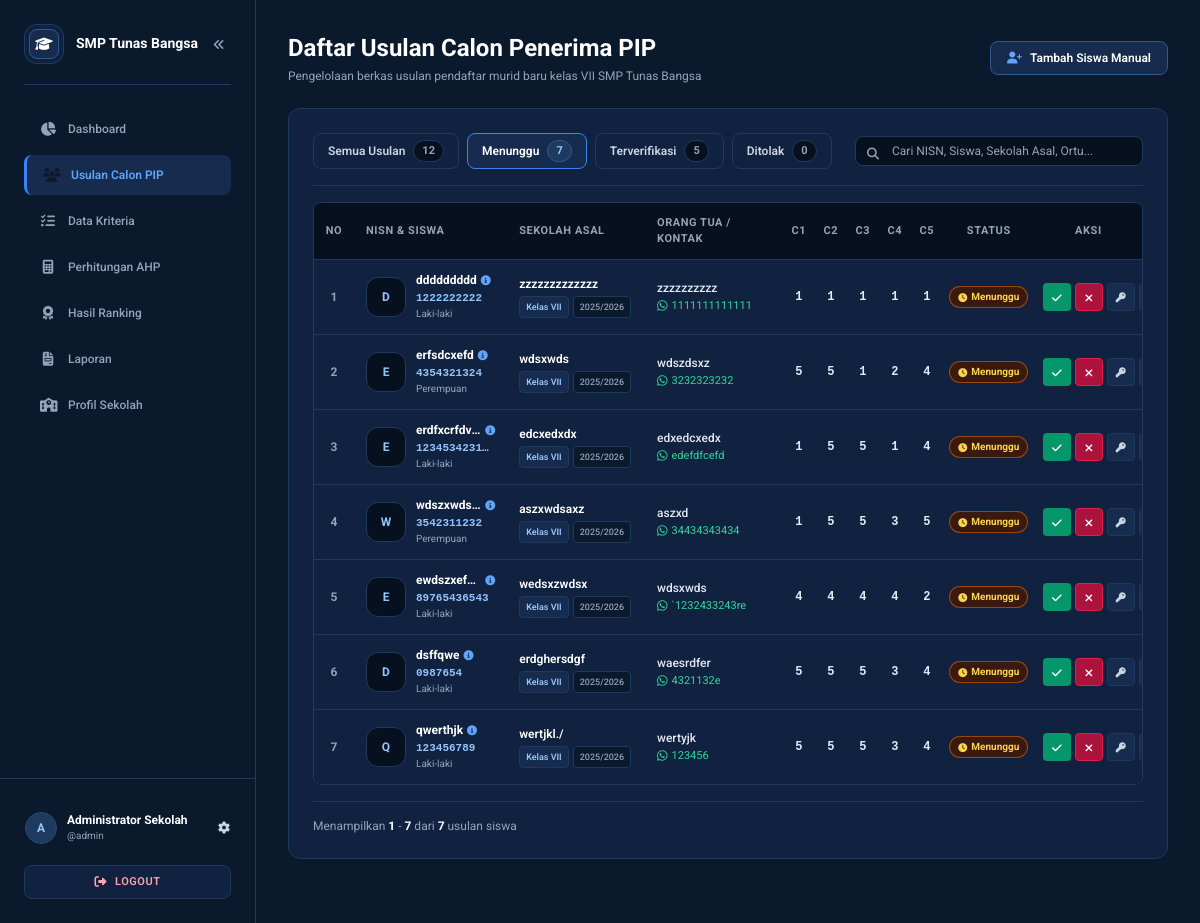
Page /data_calon_penerima.php?status=menunggu (signed in) on the committed database.
### tables this page shows
CREATE TABLE `pengaturan` (
  `id` int NOT NULL,
  `nama_yayasan` varchar(150) DEFAULT 'YAYASAN AL QODIRI LAMPUNG',
  `nama_sekolah` varchar(100) DEFAULT 'SMP Tunas Bangsa',
  `sub_instansi` varchar(150) DEFAULT 'BANDAR MATARAM LAMPUNG TENGAH',
  `alamat_sekolah` text,
  `logo_kiri` varchar(255) DEFAULT 'uploads/logo_lampung_tengah.png',
  `logo` varchar(255) DEFAULT 'uploads/logo_default.png',
  `kepala_sekolah` varchar(100) DEFAULT 'Fitri Wiyatni, S.Pd.I',
  `nip_kepala_sekolah` varchar(50) DEFAULT '-',
  `kuota_pip` int DEFAULT '27',
  `tahun_ajaran` varchar(20) DEFAULT '2025/2026',
  `tgl_buka_pengajuan` date DEFAULT '2026-09-01',
  `tgl_tutup_pengajuan` date DEFAULT '2026-10-31',
  `lambda_max` decimal(8,4) DEFAULT '5.2300',
  `ci` decimal(8,4) DEFAULT '0.0570',
  `cr` decimal(8,4) DEFAULT '0.0510',
  `status_konsistensi` varchar(30) DEFAULT 'Konsisten',
  PRIMARY KEY (`id`)
);

CREATE TABLE `calon_penerima` (
  `id_siswa` int NOT NULL AUTO_INCREMENT,
  `nisn` varchar(20) NOT NULL,
  `nama` varchar(100) NOT NULL,
  `nama_ortu` varchar(100) DEFAULT NULL,
  `no_hp` varchar(20) DEFAULT NULL,
  `foto` varchar(255) DEFAULT NULL,
  `pin` varchar(255) DEFAULT NULL,
  `jenis_kelamin` enum('Laki-laki','Perempuan') DEFAULT 'Laki-laki',
  `kelas` varchar(20) DEFAULT 'Kelas VII',
  `sekolah_asal` varchar(100) DEFAULT NULL,
  `alamat` text,
  `penghasilan` int NOT NULL DEFAULT '1',
  `tanggungan` int NOT NULL DEFAULT '1',
  `kondisi_rumah` int NOT NULL DEFAULT '1',
  `prestasi` int NOT NULL DEFAULT '1',
  `jarak` int NOT NULL DEFAULT '1',
  `total_skor` decimal(8,4) DEFAULT '0.0000',
  `ranking` int DEFAULT '0',
  `tahun` varchar(10) DEFAULT '2025/2026',
  `status_verifikasi` enum('Menunggu Verifikasi','Terverifikasi','Ditolak') DEFAULT 'Menunggu Verifikasi',
  `created_at` timestamp NULL DEFAULT CURRENT_TIMESTAMP,
  PRIMARY KEY (`id_siswa`),
  UNIQUE KEY `nisn` (`nisn`)
);

### data_calon_penerima.php (the view, shortened to what the rows shown need)
<?php
require_once "header.php";
require_once "sidebar.php";
$filter_status = $_GET['status'] ?? 'all';
$where_calon = "";
if ($filter_status === 'menunggu') {
    $where_calon = " WHERE `status_verifikasi` = 'Menunggu Verifikasi'";
} elseif ($filter_status === 'terverifikasi') {
    $where_calon = " WHERE `status_verifikasi` = 'Terverifikasi'";
} elseif ($filter_status === 'ditolak') {
    $where_calon = " WHERE `status_verifikasi` = 'Ditolak'";
}
$limit_calon = 10;
$res_count_calon = mysqli_query($koneksi, "SELECT COUNT(*) as total FROM `calon_penerima` $where_calon");
$total_tampil = (int)(mysqli_fetch_assoc($res_count_calon)['total'] ?? 0);
$total_pages_calon = max(1, (int)ceil($total_tampil / $limit_calon));
$page_calon = max(1, min((int)($_GET['page'] ?? 1), $total_pages_calon));
$offset_calon = ($page_calon - 1) * $limit_calon;
$query_calon = "SELECT * FROM `calon_penerima` $where_calon ORDER BY `id_siswa` DESC LIMIT $limit_calon OFFSET $offset_calon";
$res_calon = mysqli_query($koneksi, $query_calon);
?>
<div class="space-y-6 w-full">
    <div class="flex flex-col md:flex-row md:items-center justify-between gap-4">
        <div>
            <h1 class="text-2xl font-bold text-slate-900">Daftar Usulan Calon Penerima PIP</h1>
        </div>
    </div>
    <div class="bg-white p-6 rounded-xl border border-slate-200 shadow-sm w-full space-y-4">
        <div class="w-full overflow-hidden rounded-lg border border-[#1E3A5F]">
            <table class="w-full table-fixed text-left text-xs" id="table-calon">
                <thead>
                    <tr class="bg-[#07101E] border-b border-[#1E3A5F] text-slate-400 font-semibold uppercase text-[11px] tracking-wider">
                        <th class="py-3 px-2 w-10 text-center">No</th>
                        <th class="py-3 px-3 w-[20%] text-left">NISN & Siswa</th>
                        <th class="py-3 px-3 w-[18%] text-left">Sekolah Asal</th>
                        <th class="py-3 px-3 w-[18%] text-left">Orang Tua / Kontak</th>
                        <th class="py-3 px-1 w-8 text-center" title="C1 - Penghasilan Orang Tua">C1</th>
                        <th class="py-3 px-1 w-8 text-center" title="C2 - Tanggungan Keluarga">C2</th>
                        <th class="py-3 px-1 w-8 text-center" title="C3 - Kondisi Rumah">C3</th>
                        <th class="py-3 px-1 w-8 text-center" title="C4 - Prestasi Akademik">C4</th>
                        <th class="py-3 px-1 w-8 text-center" title="C5 - Jarak ke Sekolah">C5</th>
                        <th class="py-3 px-2 w-[12%] text-center">Status</th>
                        <th class="py-3 px-2 w-[14%] text-center">Aksi</th>
                    </tr>
                </thead>
                <tbody class="divide-y divide-[#1E3A5F] text-slate-200">
                    <?php if ($total_tampil == 0): ?>
                        <tr>
                            <td colspan="11" class="p-8 text-center text-slate-400">
                                <div class="flex flex-col items-center justify-center space-y-2">
                                    <i class="fa-solid fa-inbox text-3xl text-slate-500"></i>
                                    <span>Belum ada data usulan calon siswa sesuai filter saat ini.</span>
                                    <button type="button" onclick="openTambahModal()" class="text-xs text-blue-400 hover:underline font-semibold mt-1">
                                        + Tambah Siswa Manual Sekarang
                                    </button>
                                </div>
                            </td>
                        </tr>
                    <?php else:
                        $no = $offset_calon + 1;
                        while ($siswa = mysqli_fetch_assoc($res_calon)):
                            $status_v = $siswa['status_verifikasi'] ?? 'Menunggu Verifikasi';
                    ?>
                    <tr class="hover:bg-[#162B4D] transition-colors">
                        <td class="py-3 px-2 text-center font-bold text-slate-400 text-xs"><?= $no++ ?></td>
                        <td class="py-3 px-3 min-w-0">
                            <div class="flex items-center gap-2.5">
                                <?php if (!empty($siswa['foto']) && file_exists($siswa['foto'])): ?>
                                    <img src="<?= htmlspecialchars($siswa['foto']) ?>" alt="Foto <?= htmlspecialchars($siswa['nama']) ?>"
                                        onclick='openDetailModal(<?= htmlspecialchars(json_encode($siswa), ENT_QUOTES, 'UTF-8') ?>)'
                                        class="w-10 h-10 rounded-xl object-cover border border-[#1E3A5F] shrink-0 shadow-sm cursor-pointer hover:border-blue-400 hover:scale-105 transition-all">
                                <?php else: ?>
                                    <div onclick='openDetailModal(<?= htmlspecialchars(json_encode($siswa), ENT_QUOTES, 'UTF-8') ?>)'
                                        class="w-10 h-10 rounded-xl bg-[#07101E] border border-[#1E3A5F] text-blue-300 flex items-center justify-center font-bold text-xs shrink-0 cursor-pointer hover:border-blue-400 hover:scale-105 transition-all"
                                        title="Klik untuk melihat detail siswa">
                                        <?= strtoupper(substr($siswa['nama'], 0, 1)) ?>
                                    </div>
                                <?php endif; ?>
                                <div class="min-w-0 flex-1">
                                    <button type="button" onclick='openDetailModal(<?= htmlspecialchars(json_encode($siswa), ENT_QUOTES, 'UTF-8') ?>)'
                                        class="font-bold text-white hover:text-blue-400 text-xs text-left transition-colors flex items-center gap-1 group cursor-pointer max-w-full"
                                        title="Klik untuk melihat detail lengkap: <?= htmlspecialchars($siswa['nama']) ?>">
                                        <span class="truncate block group-hover:underline underline-offset-2"><?= htmlspecialchars($siswa['nama']) ?></span>
                                        <i class="fa-solid fa-circle-info text-[10px] text-blue-400 shrink-0"></i>
                                    </button>
                                    <span class="font-mono font-semibold text-blue-300 text-[11px] block truncate mt-0.5"><?= htmlspecialchars($siswa['nisn']) ?></span>
                                    <span class="text-[10px] text-slate-400 block truncate"><?= htmlspecialchars($siswa['jenis_kelamin']) ?></span>
                                </div>
                            </div>
                        </td>
                        <td class="py-3 px-3 min-w-0">
                            <div class="min-w-0">
                                <span class="font-semibold text-white text-xs block truncate" title="<?= htmlspecialchars($siswa['sekolah_asal'] ?: '-') ?>">
                                    <?= htmlspecialchars($siswa['sekolah_asal'] ?: '-') ?>
                                </span>
                                <div class="flex items-center gap-1 mt-1 flex-wrap">
                                    <span class="text-[9px] text-blue-300 font-semibold bg-[#162B4D] border border-[#1E3A5F] px-1.5 py-0.5 rounded shrink-0">Kelas VII</span>
                                    <span class="text-[9px] text-slate-400 font-medium bg-[#0B192C] border border-[#1E3A5F] px-1.5 py-0.5 rounded shrink-0"><?= htmlspecialchars($siswa['tahun'] ?? '2025/2026') ?></span>
                                </div>
                            </div>
                        </td>
                        <td class="py-3 px-3 min-w-0">
                            <div class="min-w-0">
                                <span class="font-medium text-slate-200 text-xs block truncate" title="<?= htmlspecialchars($siswa['nama_ortu'] ?: '-') ?>">
                                    <?= htmlspecialchars($siswa['nama_ortu'] ?: '-') ?>
                                </span>
                                <?php if (!empty($siswa['no_hp'])): ?>
                                    <a href="https://wa.me/<?= preg_replace('/[^0-9]/', '', $siswa['no_hp']) ?>" target="_blank"
                                        class="text-[11px] text-emerald-400 hover:text-emerald-300 hover:underline inline-flex items-center gap-1 mt-0.5 max-w-full"
                                        title="Hubungi via WhatsApp: <?= htmlspecialchars($siswa['no_hp']) ?>">
                                        <i class="fa-brands fa-whatsapp text-xs shrink-0"></i>
                                        <span class="truncate"><?= htmlspecialchars($siswa['no_hp']) ?></span>
                                    </a>
                                <?php else: ?>
                                    <span class="text-[10px] text-slate-500 block">-</span>
                                <?php endif; ?>
                            </div>
                        </td>
                        <td class="py-3 px-1 text-center text-slate-200 font-bold font-mono text-xs"><?= $siswa['penghasilan'] ?></td>
                        <td class="py-3 px-1 text-center text-slate-200 font-bold font-mono text-xs"><?= $siswa['tanggungan'] ?></td>
                        <td class="py-3 px-1 text-center text-slate-200 font-bold font-mono text-xs"><?= $siswa['kondisi_rumah'] ?></td>
                        <td class="py-3 px-1 text-center text-slate-200 font-bold font-mono text-xs"><?= $siswa['prestasi'] ?></td>
                        <td class="py-3 px-1 text-center text-slate-200 font-bold font-mono text-xs"><?= $siswa['jarak'] ?></td>
                        <td class="py-3 px-1 text-center whitespace-nowrap min-w-0">
                            <?php if ($status_v === 'Terverifikasi'): ?>
                                <span class="px-2 py-0.5 bg-emerald-950/80 text-emerald-300 border border-emerald-700/80 rounded-full text-[10px] font-bold inline-flex items-center gap-1">
                                    <i class="fa-solid fa-circle-check text-[9px]"></i> <span>Terverifikasi</span>
                                </span>
                            <?php elseif ($status_v === 'Ditolak'): ?>
                                <span class="px-2 py-0.5 bg-rose-950/80 text-rose-300 border border-rose-700/80 rounded-full text-[10px] font-bold inline-flex items-center gap-1">
                                    <i class="fa-solid fa-circle-xmark text-[9px]"></i> <span>Ditolak</span>
                                </span>
                            <?php else: ?>
                                <span class="px-2 py-0.5 bg-amber-950/80 text-amber-300 border border-amber-700/80 rounded-full text-[10px] font-bold inline-flex items-center gap-1">
                                    <i class="fa-solid fa-clock text-[9px]"></i> <span>Menunggu</span>
                                </span>
                            <?php endif; ?>
                        </td>
                        <td class="py-3 px-2 text-center whitespace-nowrap">
                            <div class="inline-flex items-center justify-center gap-1">
                                <?php if ($status_v === 'Menunggu Verifikasi'): ?>
                                    <a href="data_calon_penerima.php?action=verifikasi_siswa&id=<?= $siswa['id_siswa'] ?>"
                                        class="w-7 h-7 flex items-center justify-center bg-emerald-600 hover:bg-emerald-500 text-white rounded text-xs transition-colors shadow-xs" title="Setujui Berkas">
                                        <i class="fa-solid fa-check text-[11px]"></i>
                                    </a>
                                    <a href="data_calon_penerima.php?action=tolak_siswa&id=<?= $siswa['id_siswa'] ?>"
                                        onclick="return konfirmasiAksi(event, this, 'Apakah berkas siswa <?= htmlspecialchars(addslashes($siswa['nama'])) ?> ditolak?')"
                                        class="w-7 h-7 flex items-center justify-center bg-rose-700/90 hover:bg-rose-600 border border-rose-600 text-white rounded text-xs transition-colors shadow-xs" title="Tolak Berkas">
                                        <i class="fa-solid fa-xmark text-[11px]"></i>
                                    </a>
                                <?php endif; ?>
                                <a href="data_calon_penerima.php?action=reset_pin_siswa&id=<?= $siswa['id_siswa'] ?>"
                                    onclick="return konfirmasiAksi(event, this, 'Reset PIN akun pendaftar <?= htmlspecialchars(addslashes($siswa['nama'])) ?> menjadi 4 digit terakhir NISN?')"
                                    class="w-7 h-7 flex items-center justify-center bg-[#162B4D] hover:bg-amber-900/60 border border-[#1E3A5F] hover:border-amber-500 text-slate-300 hover:text-amber-300 rounded text-xs transition-colors" title="Reset PIN Akun Siswa">
                                    <i class="fa-solid fa-key text-[10px]"></i>
                                </a>
                                <button type="button" onclick='openEditModal(<?= json_encode($siswa) ?>)'
                                    class="w-7 h-7 flex items-center justify-center bg-[#162B4D] hover:bg-blue-900/60 border border-[#1E3A5F] hover:border-blue-500 text-slate-300 hover:text-blue-300 rounded text-xs transition-colors cursor-pointer" title="Edit Data Siswa">
                                </button>
                            </div>
                        </td>
                    </tr>
                    <?php endwhile; endif; ?>
                </tbody>
            </table>
        </div>
    </div>
</div>
<?php require_once "footer.php"; ?>

### sidebar.php (shortened to what the rows shown need)
<aside id="app-sidebar" class="w-64 bg-[#0B192C] border-r border-[#1E3A5F] flex flex-col justify-between shrink-0 h-screen select-none z-30 transition-all duration-300">
    <div class="p-6 overflow-y-auto flex-1 sidebar-body">
        <div class="flex items-center justify-between pb-5 border-b border-[#1E3A5F] sidebar-header">
            <div class="flex items-center gap-3 min-w-0">
                <div class="sidebar-text truncate">
                    <span class="font-bold text-white text-sm leading-tight block truncate"><?= htmlspecialchars($pengaturan['nama_sekolah'] ?? 'SMP Tunas Bangsa') ?></span>
                </div>
            </div>
        </div>
    </div>
</aside>
<main class="flex-1 flex flex-col min-w-0 h-screen overflow-hidden bg-[#0B192C] w-full">
    <div class="p-8 pb-16 overflow-y-auto flex-1 h-full scroll-smooth w-full">

### rows in the picture
pengaturan: nama_sekolah "SMP Tunas Bangsa"
calon_penerima: nama "D", nama "ddddddddd", nisn "1222222222", jenis_kelamin "Laki-laki", sekolah_asal "zzzzzzzzzzzzz", tahun "2025/2026", nama_ortu "zzzzzzzzzz", no_hp "1111111111111", penghasilan "1", tanggungan "1", kondisi_rumah "1", prestasi "1", jarak "1", shows "Menunggu"
calon_penerima: nama "E", nama "erfsdcxefd", nisn "4354321324", jenis_kelamin "Perempuan", sekolah_asal "wdsxwds", tahun "2025/2026", nama_ortu "wdszdsxz", no_hp "3232323232", penghasilan "5", tanggungan "5", kondisi_rumah "1", prestasi "2", jarak "4", shows "Menunggu"
calon_penerima: nama "E", nama "erdfxcrfdv…", nisn "1234534231…", jenis_kelamin "Laki-laki", sekolah_asal "edcxedxdx", tahun "2025/2026", nama_ortu "edxedcxedx", no_hp "edefdfcefd", penghasilan "1", tanggungan "5", kondisi_rumah "5", prestasi "1", jarak "4", shows "Menunggu"
calon_penerima: nama "W", nama "wdszxwds…", nisn "3542311232", jenis_kelamin "Perempuan", sekolah_asal "aszxwdsaxz", tahun "2025/2026", nama_ortu "aszxd", no_hp "34434343434", penghasilan "1", tanggungan "5", kondisi_rumah "5", prestasi "3", jarak "5", shows "Menunggu"
calon_penerima: nama "E", nama "ewdszxef…", nisn "89765436543", jenis_kelamin "Laki-laki", sekolah_asal "wedsxzwdsx", tahun "2025/2026", nama_ortu "wdsxwds", no_hp "`1232433243re", penghasilan "4", tanggungan "4", kondisi_rumah "4", prestasi "4", jarak "2", shows "Menunggu"
calon_penerima: nama "D", nama "dsffqwe", nisn "0987654", jenis_kelamin "Laki-laki", sekolah_asal "erdghersdgf", tahun "2025/2026", nama_ortu "waesrdfer", no_hp "4321132e", penghasilan "5", tanggungan "5", kondisi_rumah "5", prestasi "3", jarak "4", shows "Menunggu"
calon_penerima: nama "Q", nama "qwerthjk", nisn "123456789", jenis_kelamin "Laki-laki", sekolah_asal "wertjkl./", tahun "2025/2026", nama_ortu "wertyjk", no_hp "123456", penghasilan "5", tanggungan "5", kondisi_rumah "5", prestasi "3", jarak "4", shows "Menunggu"

### other values in the picture
substr($_SESSION['admin']['nama'] ?? 'A', 0, 1) "A"
$_SESSION['admin']['nama'] "Administrator Sekolah"
$_SESSION['admin']['username'] "admin"
$count_all "12"
$count_menunggu "7"
$count_terverifikasi "5"
$count_ditolak "0"
$start_display "1"
$end_display "7"
$total_tampil "7"
